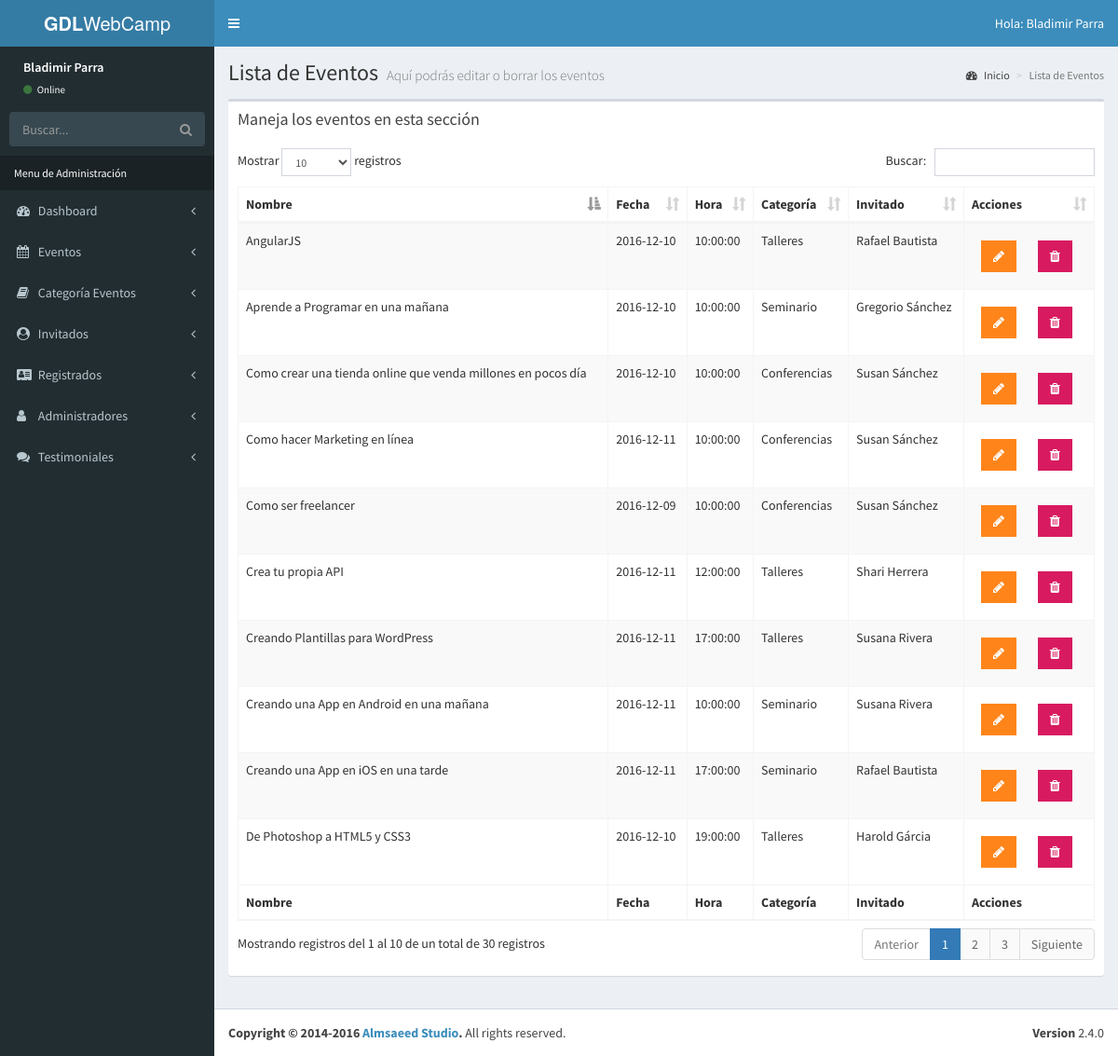
The app's page /admin/lista-evento.php (signed in) with its own data.
### tables this page shows
CREATE TABLE `eventos` (
  `evento_id` tinyint(10) NOT NULL,
  `nombre_evento` varchar(60) NOT NULL,
  `fecha_evento` date NOT NULL,
  `hora_evento` time NOT NULL,
  `id_categoria` tinyint(10) NOT NULL,
  `id_invitados` tinyint(4) NOT NULL,
  `clave` varchar(10) NOT NULL
);

CREATE TABLE `categoria_evento` (
  `id_categoria` tinyint(10) NOT NULL,
  `cat_evento` varchar(50) NOT NULL,
  `icono` varchar(15) NOT NULL
);

CREATE TABLE `invitados` (
  `invitados_id` tinyint(4) NOT NULL,
  `nombre_invitado` varchar(30) NOT NULL,
  `apellido_invitado` varchar(30) NOT NULL,
  `descripcion` text NOT NULL,
  `url_imagen` varchar(50) NOT NULL
);

### admin/lista-evento.php (the view, shortened to what this page needs)
<?php
  include_once 'funciones/funciones.php';
  include_once 'templates/header.php';
  include_once 'templates/barra.php';
  include_once 'templates/navegacion.php';
?>
  <div class="content-wrapper">
    <section class="content-header">
      <h1>
        Lista de Eventos
        <small>Aquí podrás editar o borrar los eventos</small>
      </h1>
      <ol class="breadcrumb">
        <li><a href="admin-area.php"><i class="fa fa-dashboard"></i> Inicio</a></li>
        <li class="active">Lista de Eventos</li>
      </ol>
    </section>
    <section class="content">
      <div class="row">
        <div class="col-xs-12">
          <div class="box">
            <div class="box-header">
              <h3 class="box-title">Maneja los eventos en esta sección</h3>
            </div>
            <div class="box-body">
              <table id="registros" class="table table-bordered table-striped">
                <thead>
                <tr>
                  <th>Nombre</th>
                  <th>Fecha</th>
                  <th>Hora</th>
                  <th>Categoría</th>
                  <th>Invitado</th>
                  <th>Acciones</th>
                </tr>
                </thead>
                <tbody>
                  <?php
                    try {
                      $sql = "SELECT evento_id, nombre_evento, fecha_evento, hora_evento, cat_evento, nombre_invitado, apellido_invitado ";
                      $sql .= " FROM eventos ";
                      $sql .= " INNER JOIN categoria_evento ";
                      $sql .= " ON eventos.id_categoria=categoria_evento.id_categoria ";
                      $sql .= " INNER JOIN invitados ";
                      $sql .= " ON eventos.id_invitados=invitados.invitados_id ";
                      $sql .= " ORDER BY evento_id ";
                      $resultado = $conn->query($sql);
                    } catch (Exeption $e) {
                      $error = $e->getMessage();
                      echo $error;
                    }
                    while ($eventos = $resultado->fetch_assoc()) { ?>
                      <tr>
                        <td><?php echo $eventos['nombre_evento']; ?></td>
                        <td><?php echo $eventos['fecha_evento']; ?></td>
                        <td><?php echo $eventos['hora_evento']; ?></td>
                        <td><?php echo $eventos['cat_evento']; ?></td>
                        <td><?php echo $eventos['nombre_invitado'] . " " . $eventos['apellido_invitado']; ?></td>
                        <td>
                          <a href="editar-admin.php?id=<?php echo $eventos['evento_id'] ?>" class="btn bg-orange btn-flat margin">
                            <i class="fa fa-pencil"></i>
                          </a>
                          <a href="#" data-id="<?php echo $eventos['evento_id']; ?>" data-tipo="evento" class="btn bg-maroon btn-flat margin borrar_registro">
                            <i class="fa fa-trash"></i>
                          </a>
                        </td>
                      </tr>
                  <?php } ?>
                </tbody>
                <tfoot>
                <tr>
                  <th>Nombre</th>
                  <th>Fecha</th>
                  <th>Hora</th>
                  <th>Categoría</th>
                  <th>Invitado</th>
                  <th>Acciones</th>
                </tr>
                </tfoot>
              </table>
            </div>
          </div>
        </div>
      </div>
    </section>
  </div>
<?php
  include_once 'templates/footer.php';
?>

### records on screen
eventos: nombre_evento "Como ser freelancer", fecha_evento "2016-12-09", hora_evento "10:00:00", id_categoria.cat_evento "Conferencias", id_invitados.nombre_invitado "Susan", id_invitados.apellido_invitado "Sánchez"
eventos: nombre_evento "AngularJS", fecha_evento "2016-12-10", hora_evento "10:00:00", id_categoria.cat_evento "Talleres", id_invitados.nombre_invitado "Rafael", id_invitados.apellido_invitado "Bautista"
eventos: nombre_evento "De Photoshop a HTML5 y CSS3", fecha_evento "2016-12-10", hora_evento "19:00:00", id_categoria.cat_evento "Talleres", id_invitados.nombre_invitado "Harold", id_invitados.apellido_invitado "Gárcia"
eventos: nombre_evento "Como crear una tienda online que venda millones en pocos día", fecha_evento "2016-12-10", hora_evento "10:00:00", id_categoria.cat_evento "Conferencias", id_invitados.nombre_invitado "Susan", id_invitados.apellido_invitado "Sánchez"
eventos: nombre_evento "Aprende a Programar en una mañana", fecha_evento "2016-12-10", hora_evento "10:00:00", id_categoria.cat_evento "Seminario", id_invitados.nombre_invitado "Gregorio", id_invitados.apellido_invitado "Sánchez"
eventos: nombre_evento "Crea tu propia API", fecha_evento "2016-12-11", hora_evento "12:00:00", id_categoria.cat_evento "Talleres", id_invitados.nombre_invitado "Shari", id_invitados.apellido_invitado "Herrera"
eventos: nombre_evento "Creando Plantillas para WordPress", fecha_evento "2016-12-11", hora_evento "17:00:00", id_categoria.cat_evento "Talleres", id_invitados.nombre_invitado "Susana", id_invitados.apellido_invitado "Rivera"
eventos: nombre_evento "Como hacer Marketing en línea", fecha_evento "2016-12-11", hora_evento "10:00:00", id_categoria.cat_evento "Conferencias", id_invitados.nombre_invitado "Susan", id_invitados.apellido_invitado "Sánchez"
eventos: nombre_evento "Creando una App en Android en una mañana", fecha_evento "2016-12-11", hora_evento "10:00:00", id_categoria.cat_evento "Seminario", id_invitados.nombre_invitado "Susana", id_invitados.apellido_invitado "Rivera"
eventos: nombre_evento "Creando una App en iOS en una tarde", fecha_evento "2016-12-11", hora_evento "17:00:00", id_categoria.cat_evento "Seminario", id_invitados.nombre_invitado "Rafael", id_invitados.apellido_invitado "Bautista"

### other values on screen
$_SESSION['nombre'] "Bladimir Parra"
